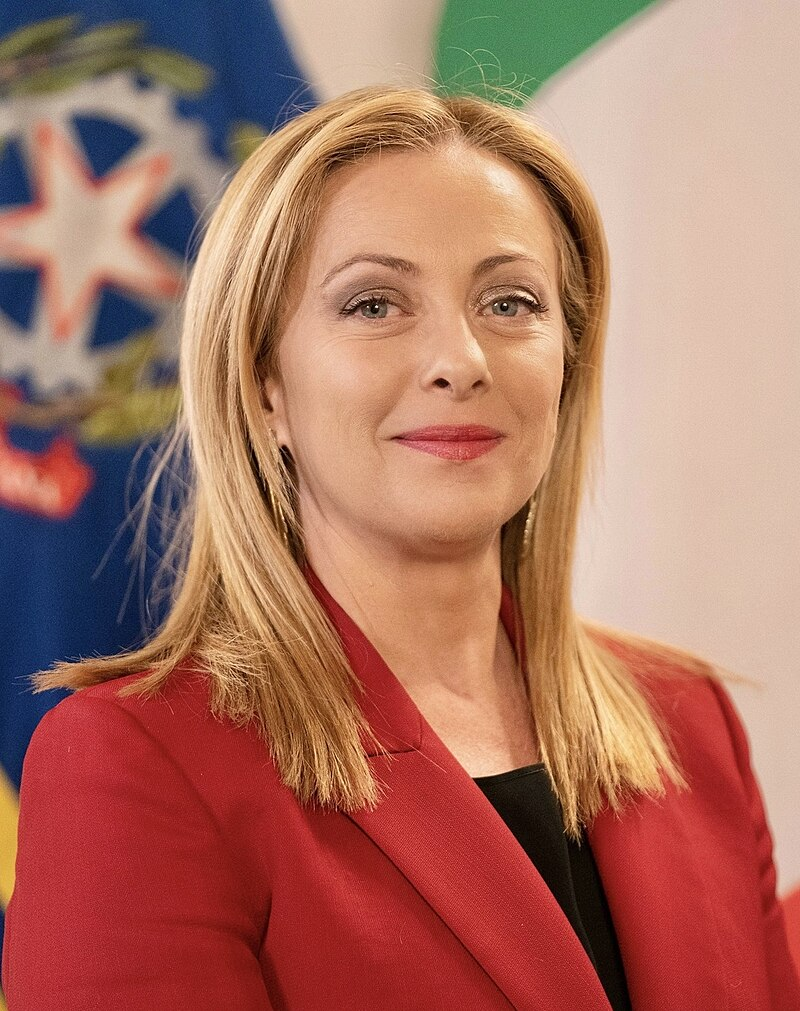
#> input picture meloni.jpg, 800 x 1011 px, given in place of the camera
$ python objectdetection.py
#> lines starting #> are read from the running program, lines starting #| are printed output that depends on the picture; after the words box and inside, x2 and y2 are one past the last pixel; in counts of white or black regions, pixels touching at a corner belong together
# [31 lines of commented-out code are left out]

import cv2
import numpy as np
framewidth = 640
frameheight = 480
cap = cv2.VideoCapture(0)
cap.set(3,framewidth)
cap.set(4,frameheight)
def empty(x):
    pass
cv2.namedWindow('parameters')
cv2.resizeWindow('parameters',640,480)
cv2.createTrackbar('threshold1','parameters',100,255,empty)
cv2.createTrackbar('threshold2','parameters',200,255,empty)
cv2.createTrackbar('Area','parameters',1000,20000,empty)
def getContours(imgDiale,imgContours):
    """

    :param imgDiale: we are getting the cordinates of edges to draw the countors
    :param imgCountors: After getting cordinates we draw the countors to orginaal image
    :return:
    """
    contour,hie = cv2.findContours(cv2.cvtColor(imgDilate, cv2.COLOR_BGR2GRAY),cv2.RETR_EXTERNAL,cv2.CHAIN_APPROX_NONE)
    for cnt in contour:
        area_min = cv2.getTrackbarPos('Area','parameters')
        area = cv2.contourArea(cnt)
        print(area)
        if area > area_min:
            # print(area)
            cv2.drawContours(imgContours,cnt,-1,(0,255,0),3)
            peri = cv2.arcLength(cnt,True)
            approx = cv2.approxPolyDP(cnt,0.02*peri,True)
            # print(len(approx))
            x,y,w,h = cv2.boundingRect(approx)
            cv2.rectangle(imgContours,(x,y),(x+w,y+h),(255,0,255),3)
            cv2.putText(imgContours,"Points"+str(len(approx)),(x+w+20,y+h+20),cv2.FONT_HERSHEY_COMPLEX,0.7,(0,0,255),2,0)
            cv2.putText(imgContours,'Area: '+str(int(area)),(x+w+45,y+h+45),cv2.FONT_HERSHEY_COMPLEX,0.7,(0,0,255),2,0)


while True:
    ret,img = cap.read()
#> img is the input picture: shape (1011, 800, 3); mean B, G, R 98.5, 114.5, 169.8
    imgContours = img.copy()
    # preprocessing of image
    imgblur = cv2.GaussianBlur(img,(7,7),1)
    # why bluring the image?
    # it is beacuse if we not blur the image we get more noises and unwanted edges so to prevent this we preprocess(blur) the input image
    #converting image in to gray
    imgGray = cv2.cvtColor(imgblur,cv2.COLOR_BGR2GRAY)
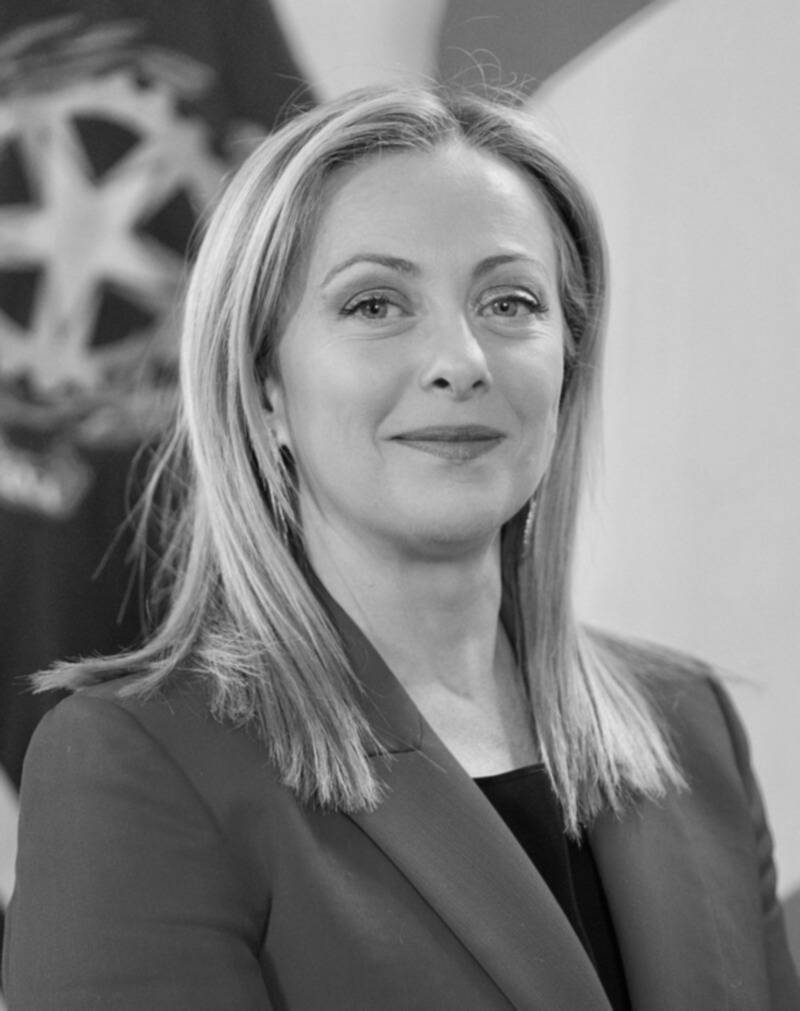
#> imgGray: shape (1011, 800); min 2, max 234, mean 129.2
    # why converting into gray?

    # Because canny edge detector in works on gray channel image
    imgGray = cv2.cvtColor(imgGray,cv2.COLOR_GRAY2BGR)
#> imgGray: shape (1011, 800, 3)


    # converting img into cany for edge detection
    t1 = cv2.getTrackbarPos('threshold1','parameters')
    t2 = cv2.getTrackbarPos('threshold2','parameters')
    imgCanny = cv2.Canny(imgGray,t1,t2)
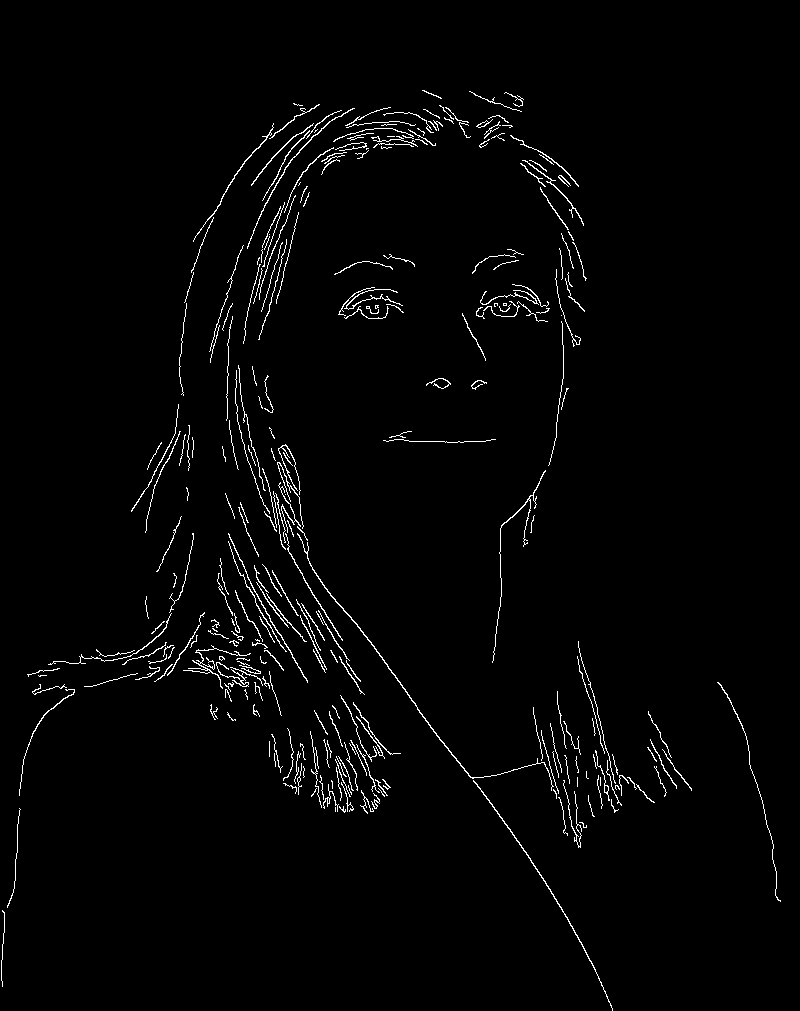
#> imgCanny: shape (1011, 800); 1.9% white in thin lines or dots, all inside (x1, y1, x2, y2) = (1, 90, 781, 1011)
    # it also required to be converted
    imgCanny = cv2.cvtColor(imgCanny,cv2.COLOR_GRAY2BGR)
    # to find the correct threesold valus we need to creat trackbar to get optimal threesold vales

    # width of image is very small so we have to dilate the image

    kernal = np.ones((5,5),np.uint8)

    imgDilate = cv2.dilate(imgCanny,kernal,iterations=1)
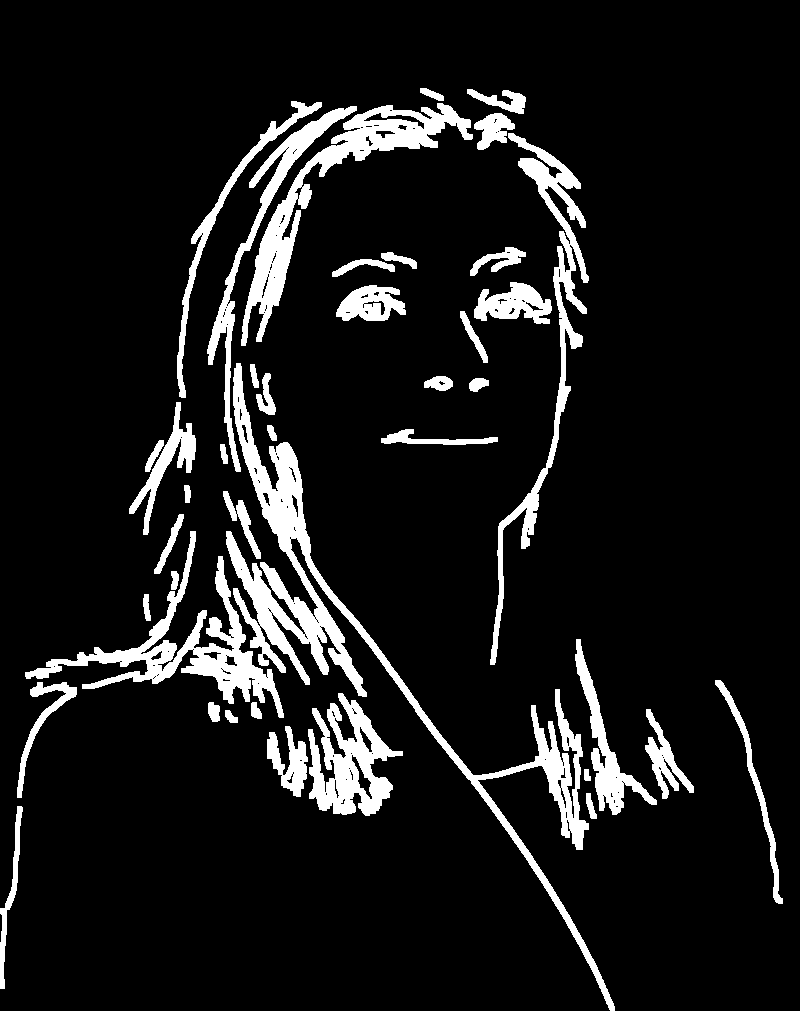
#> imgDilate: shape (1011, 800, 3); 9.7% white; 41 white regions
    # imgDilate = cv2.cvtColor(imgDilate,cv2.COLOR_GRAY2BGR)

    getContours(imgDilate,imgContours=imgContours)
#> in getContours, `contour,hie = cv2.findContours(cv2.cvtColor(imgDilate, cv2.COLOR_BGR2G..`: contour = 41 contours; largest, box (x1, y1, x2, y2) and area: (226, 363, 615, 1011) 17810, (241, 103, 473, 346) 8586, (25, 531, 284, 718) 7662, (490, 133, 589, 665) 5847, (308, 693, 403, 816) 5712; hie = 41 rows, first 6: [1, -1, -1, -1], [2, 0, -1, -1], [3, 1, -1, -1], [4, 2, -1, -1], [5, 3, -1, -1], [6, 4, -1, -1]
#> in getContours, `area = cv2.contourArea(cnt)`: area = 793
#| 793.0


    output = np.hstack([imgDilate,imgContours])
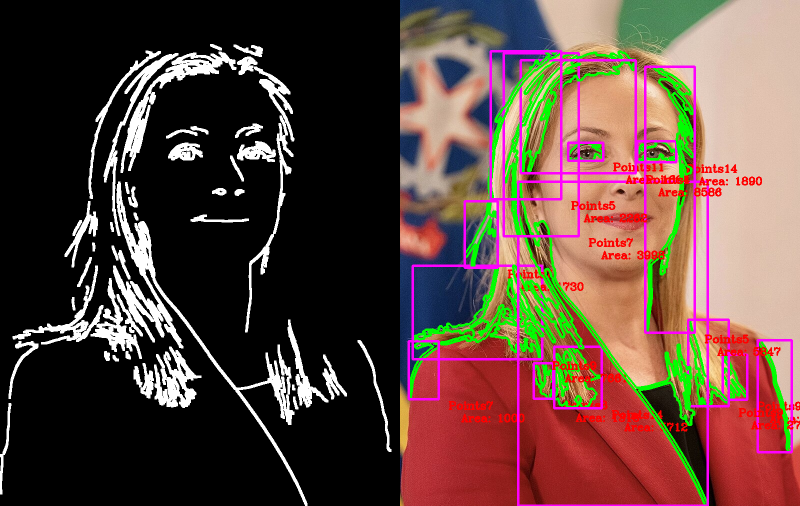
#> output: shape (1011, 1600, 3) (shown at 1/2 size); mean B, G, R 62.1, 70.2, 94.6
    cv2.imshow('output',output)

    if cv2.waitKey(1) & 0xFF == ord('q'):
#> (key q is pressed here)
        break
cap.release()
cv2.destroyAllWindows()
